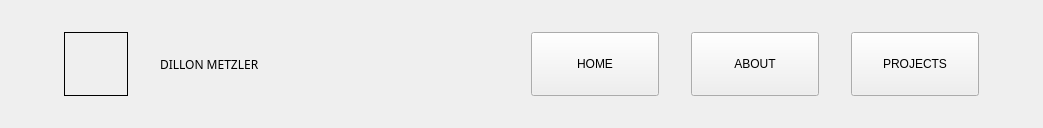
<?xml version="1.0" encoding="UTF-8"?>
<ui version="4.0">
 <class>Header</class>
 <widget class="QWidget" name="Header">
  <property name="geometry">
   <rect>
    <x>0</x>
    <y>0</y>
    <width>1043</width>
    <height>128</height>
   </rect>
  </property>
  <property name="minimumSize">
   <size>
    <width>0</width>
    <height>128</height>
   </size>
  </property>
  <property name="maximumSize">
   <size>
    <width>16777215</width>
    <height>128</height>
   </size>
  </property>
  <property name="windowTitle">
   <string>Form</string>
  </property>
  <layout class="QHBoxLayout" name="horizontalLayout">
   <property name="spacing">
    <number>32</number>
   </property>
   <property name="leftMargin">
    <number>64</number>
   </property>
   <property name="topMargin">
    <number>32</number>
   </property>
   <property name="rightMargin">
    <number>64</number>
   </property>
   <property name="bottomMargin">
    <number>32</number>
   </property>
   <item>
    <widget class="QLabel" name="pictureLabel">
     <property name="minimumSize">
      <size>
       <width>64</width>
       <height>64</height>
      </size>
     </property>
     <property name="frameShape">
      <enum>QFrame::Box</enum>
     </property>
     <property name="text">
      <string/>
     </property>
    </widget>
   </item>
   <item>
    <widget class="QLabel" name="nameLabel">
     <property name="font">
      <font>
       <family>Corbel</family>
      </font>
     </property>
     <property name="text">
      <string>DILLON METZLER</string>
     </property>
    </widget>
   </item>
   <item>
    <spacer name="horizontalSpacer">
     <property name="orientation">
      <enum>Qt::Horizontal</enum>
     </property>
     <property name="sizeHint" stdset="0">
      <size>
       <width>0</width>
       <height>20</height>
      </size>
     </property>
    </spacer>
   </item>
   <item>
    <widget class="QPushButton" name="homeButton">
     <property name="minimumSize">
      <size>
       <width>128</width>
       <height>64</height>
      </size>
     </property>
     <property name="maximumSize">
      <size>
       <width>128</width>
       <height>64</height>
      </size>
     </property>
     <property name="text">
      <string>HOME</string>
     </property>
    </widget>
   </item>
   <item>
    <widget class="QPushButton" name="aboutButton">
     <property name="minimumSize">
      <size>
       <width>128</width>
       <height>64</height>
      </size>
     </property>
     <property name="maximumSize">
      <size>
       <width>128</width>
       <height>64</height>
      </size>
     </property>
     <property name="text">
      <string>ABOUT</string>
     </property>
    </widget>
   </item>
   <item>
    <widget class="QPushButton" name="projectsButton">
     <property name="minimumSize">
      <size>
       <width>128</width>
       <height>64</height>
      </size>
     </property>
     <property name="maximumSize">
      <size>
       <width>128</width>
       <height>64</height>
      </size>
     </property>
     <property name="text">
      <string>PROJECTS</string>
     </property>
    </widget>
   </item>
  </layout>
 </widget>
 <resources/>
 <connections/>
</ui>
